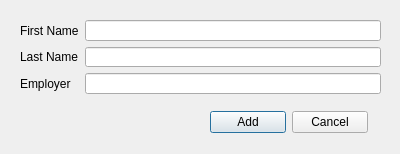
<?xml version="1.0" encoding="UTF-8"?>
<ui version="4.0">
 <class>NewEmployeeDialog</class>
 <widget class="QDialog" name="NewEmployeeDialog">
  <property name="geometry">
   <rect>
    <x>0</x>
    <y>0</y>
    <width>400</width>
    <height>154</height>
   </rect>
  </property>
  <property name="windowTitle">
   <string>Add Employee</string>
  </property>
  <widget class="QWidget" name="layoutWidget">
   <property name="geometry">
    <rect>
     <x>20</x>
     <y>20</y>
     <width>361</width>
     <height>74</height>
    </rect>
   </property>
   <layout class="QFormLayout" name="formLayout">
    <item row="0" column="0">
     <widget class="QLabel" name="label">
      <property name="text">
       <string>First Name</string>
      </property>
     </widget>
    </item>
    <item row="0" column="1">
     <widget class="QLineEdit" name="firstNameField"/>
    </item>
    <item row="1" column="0">
     <widget class="QLabel" name="label_2">
      <property name="text">
       <string>Last Name</string>
      </property>
     </widget>
    </item>
    <item row="1" column="1">
     <widget class="QLineEdit" name="lastNameField"/>
    </item>
    <item row="2" column="1">
     <widget class="QLineEdit" name="employerTextField"/>
    </item>
    <item row="2" column="0">
     <widget class="QLabel" name="label_3">
      <property name="text">
       <string>Employer</string>
      </property>
     </widget>
    </item>
   </layout>
  </widget>
  <widget class="QWidget" name="layoutWidget">
   <property name="geometry">
    <rect>
     <x>210</x>
     <y>110</y>
     <width>158</width>
     <height>25</height>
    </rect>
   </property>
   <layout class="QHBoxLayout" name="horizontalLayout">
    <item>
     <widget class="QPushButton" name="addButton">
      <property name="text">
       <string>Add</string>
      </property>
     </widget>
    </item>
    <item>
     <widget class="QPushButton" name="cancelButton">
      <property name="text">
       <string>Cancel</string>
      </property>
     </widget>
    </item>
   </layout>
  </widget>
 </widget>
 <resources/>
 <connections/>
</ui>
